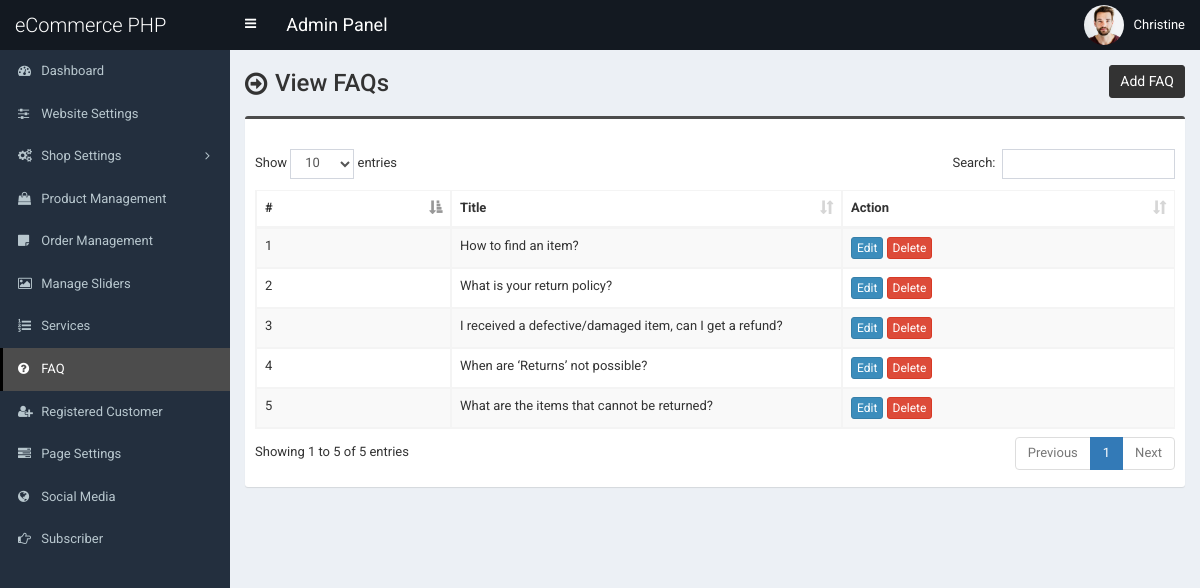
Page /admin/faq.php (signed in) on the earlier database version.
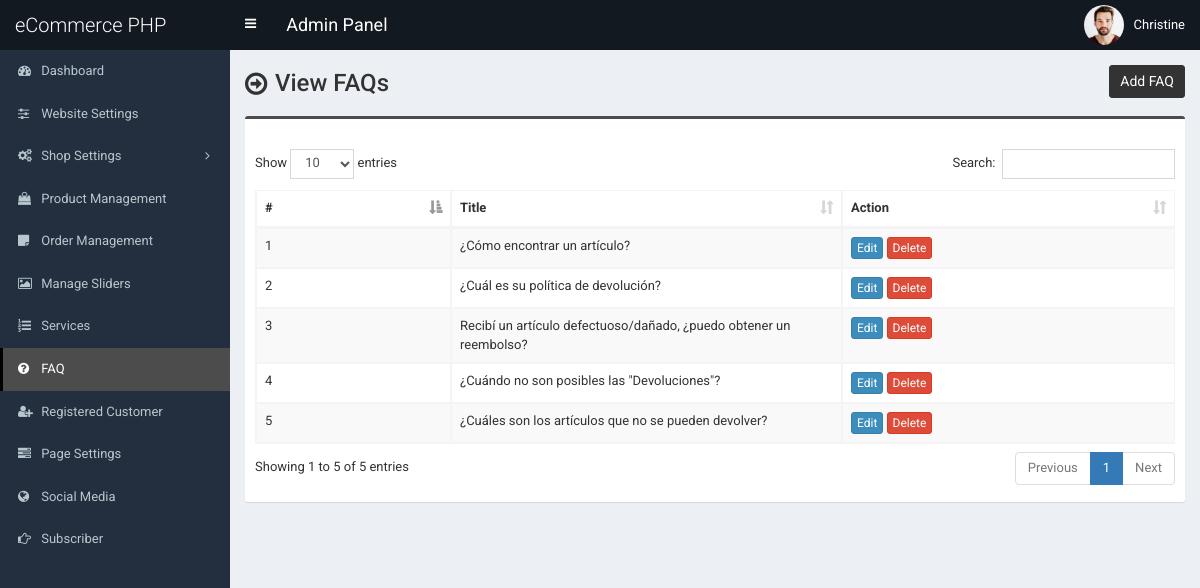
Same page on the later database version.
### tables this page shows
CREATE TABLE `tbl_faq` (
  `faq_id` int(11) NOT NULL,
  `faq_title` varchar(255) NOT NULL,
  `faq_content` text NOT NULL
);

### admin/faq.php (the view, shortened to what this page needs)
<?php require_once('header.php'); ?>
<section class="content-header">
	<div class="content-header-left">
		<h1>View FAQs</h1>
	</div>
	<div class="content-header-right">
		<a href="faq-add.php" class="btn btn-primary btn-sm">Add FAQ</a>
	</div>
</section>
<section class="content">
	<div class="row">
		<div class="col-md-12">
			<div class="box box-info">
				<div class="box-body table-responsive">
					<table id="example1" class="table table-bordered table-hover table-striped">
						<thead>
							<tr>
								<th width="30">#</th>
								<th width="100">Title</th>
								<th width="80">Action</th>
							</tr>
						</thead>
						<tbody>
							<?php
							$i=0;
							$statement = $pdo->prepare("SELECT * FROM tbl_faq");
							$statement->execute();
							$result = $statement->fetchAll(PDO::FETCH_ASSOC);
							foreach ($result as $row) {
								$i++;
								?>
								<tr>
									<td><?php echo $i; ?></td>
									<td><?php echo $row['faq_title']; ?></td>
									<td>
										<a href="faq-edit.php?id=<?php echo $row['faq_id']; ?>" class="btn btn-primary btn-xs">Edit</a>
										<a href="#" class="btn btn-danger btn-xs" data-href="faq-delete.php?id=<?php echo $row['faq_id']; ?>" data-toggle="modal" data-target="#confirm-delete">Delete</a>
									</td>
								</tr>
								<?php
							}
							?>
						</tbody>
					</table>
				</div>
			</div>
		</div>
	</div>
</section>
<?php require_once('footer.php'); ?>

Differences in the rows shown:
removed tbl_faq: faq_title "What are the items that cannot be returned?"
changed tbl_faq: faq_title "How to find an item?" → "¿Cómo encontrar un artículo?"
changed tbl_faq: faq_title "What is your return policy?" → "¿Cuál es su política de devolución?"
changed tbl_faq: faq_title "I received a defective/damaged item, can I get a refund?" → "Recibí un artículo defectuoso/dañado, ¿puedo obtener un reembolso?"
changed tbl_faq: faq_title "When are ‘Returns’ not possible?" → "¿Cuándo no son posibles las \"Devoluciones\"?"
added tbl_faq: faq_title "¿Cuáles son los artículos que no se pueden devolver?"
